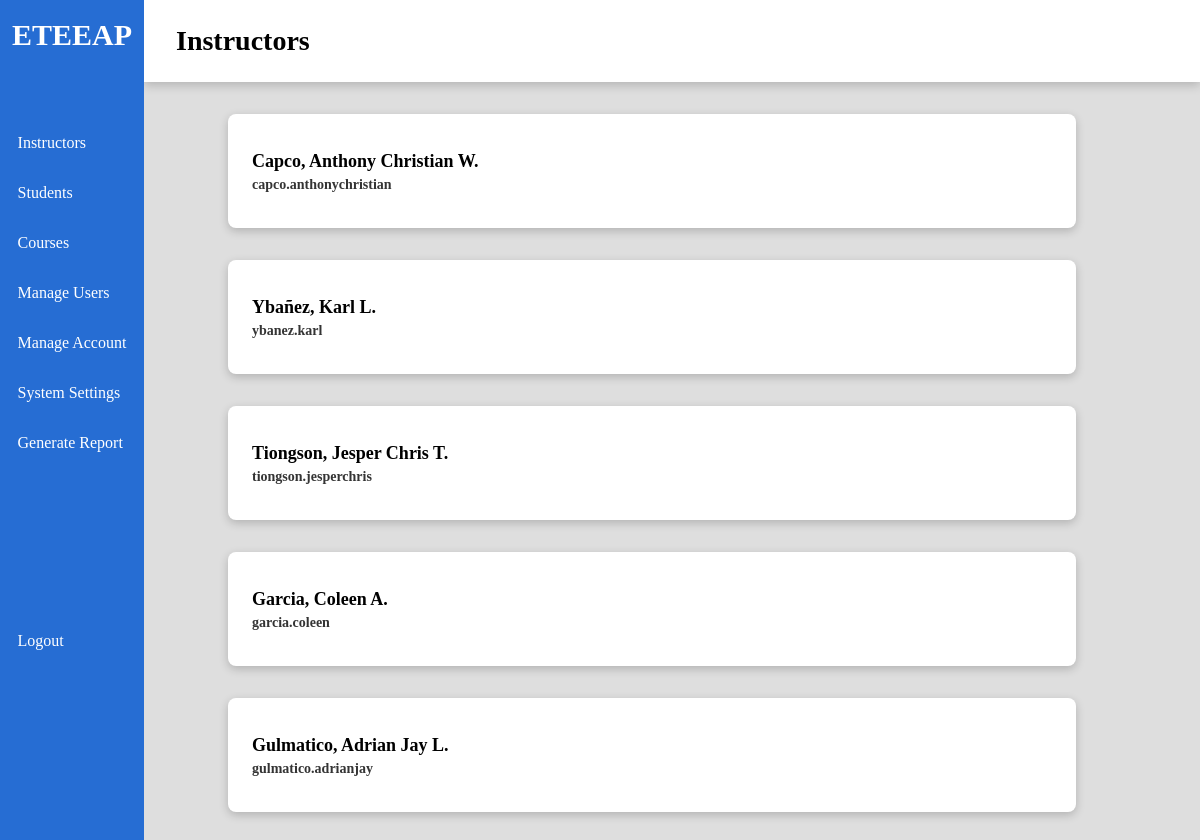
The page /index/instructors (signed in) on the database its author committed.
### models.py (models this page shows)
class User(db.Model):
    __tablename__ = "users"
    id = db.Column("id", db.Integer, primary_key=True)
    username = db.Column("username", db.String(64), unique=True, nullable=False)
    f_name = db.Column("f_name", db.String(64))
    m_name = db.Column("m_name", db.String(64))
    l_name = db.Column("l_name", db.String(64))
    ext_name = db.Column("ext_name", db.String(5))
    civil_status = db.Column("civil_status", db.Enum('Single', 'Married', 'Legally Separated', 'Widowed'))
    citizenship = db.Column("citizenship", db.String(20))
    birthyear = db.Column("birthyear", db.Integer)
    birthmonth = db.Column("birthmonth", db.Integer)
    birthday = db.Column("birthday", db.Integer)
    gender = db.Column("gender", db.Enum('M', 'F'))
    email = db.Column("email", db.String(64))
    contact_no = db.Column("contact_no", db.String(64))
    address = db.Column("address", db.String(100))
    password = db.Column("password", db.String(64), nullable=False)
    user_type = db.Column(db.Enum('admin', 'instructor', 'student'), nullable=False)
    ft_login = db.Column("ft_login", db.Boolean, default=True)

### views.py (the view)
@views.route('/instructors')
def instructors():
    if g.user != 'admin':
        return redirect(url_for('.unauthorized'))
    views = user_views[g.user]
    instructors = db.get_instructors()
    data = { 'instructors': [] }
    for i in instructors:
        info = {
            'name': f"{i['l_name'].title()}, {i['f_name']} {i['m_name'][0]}.",
            'username': i['username'],
            'id': i['id'],
            'uid': i['user'],
        }
        data['instructors'].append(info)
    return render_template('instructors.html', page="Instructors", data=data, views=views)

### db_functions.py (called while the page is built)
def get_user(user_id):
    return User.query.filter_by(id=user_id).first().__dict__

def get_instructors():
    instructors = []
    for instructor in Instructor.query.all():
        instructor = instructor.__dict__
        userinfo = get_user(instructor['user'])
        instructor['f_name'] = userinfo['f_name']
        instructor['l_name'] = userinfo['l_name']
        instructor['m_name'] = userinfo['m_name']
        instructor['username'] = userinfo['username']
        instructors.append(instructor)
    return instructors

### views.py (called while the page is built)
@views.before_request
def verify_permissions():
    g.user = None
    if 'user' in session:
        g.user = session['user']
    else:
        return redirect('/login')

### templates/instructors.html
{% extends "index.html" %}
{% block content %}
<div class="main-content">
    {% for instructor in data.instructors %}
    <div class="main-row">
        <div class="card bar color-white">
            <div class="left">
                <div class="card-strongtext"> {{ instructor.name}} </div>
                <div class="card-subtext">{{ instructor.username }}</div>
            </div>
        </div>
    </div>
    {% endfor %}
</div>
{% endblock %}

### static/styles/index.css (style rules this page uses)
* { margin: 0; padding: 0; font-family: quicksand; }
body { background-color: #dedede; }

### rows shown on the page
User: name "Capco, Anthony Christian W.", username "capco.anthonychristian"
User: name "Ybañez, Karl L.", username "ybanez.karl"
User: name "Tiongson, Jesper Chris T.", username "tiongson.jesperchris"
User: name "Garcia, Coleen A.", username "garcia.coleen"
User: name "Gulmatico, Adrian Jay L.", username "gulmatico.adrianjay"

### other values the page prints
{{ view.name }} "Instructors" "Students" "Courses" "Manage Users" "Manage Account" "System Settings" "Generate Report"
{{ page }} "Instructors"
